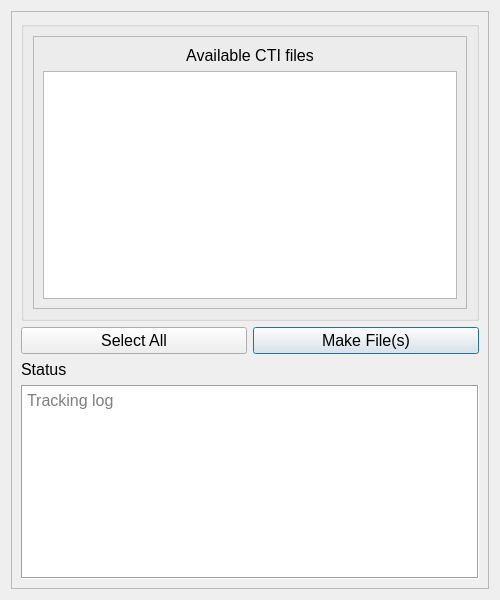
<?xml version="1.0" encoding="UTF-8"?>
<ui version="4.0">
 <class>cti_making_dialog</class>
 <widget class="QDialog" name="cti_making_dialog">
  <property name="geometry">
   <rect>
    <x>0</x>
    <y>0</y>
    <width>500</width>
    <height>600</height>
   </rect>
  </property>
  <property name="minimumSize">
   <size>
    <width>500</width>
    <height>600</height>
   </size>
  </property>
  <property name="font">
   <font>
    <pointsize>12</pointsize>
   </font>
  </property>
  <property name="windowTitle">
   <string notr="true">SPColumn File Generator</string>
  </property>
  <property name="modal">
   <bool>false</bool>
  </property>
  <layout class="QGridLayout" name="gridLayout">
   <item row="0" column="0">
    <widget class="QFrame" name="frame">
     <property name="frameShape">
      <enum>QFrame::Shape::StyledPanel</enum>
     </property>
     <property name="frameShadow">
      <enum>QFrame::Shadow::Raised</enum>
     </property>
     <layout class="QGridLayout" name="gridLayout_2">
      <item row="2" column="0" colspan="2">
       <widget class="QLabel" name="lb_status">
        <property name="autoFillBackground">
         <bool>false</bool>
        </property>
        <property name="frameShadow">
         <enum>QFrame::Shadow::Raised</enum>
        </property>
        <property name="text">
         <string>Status</string>
        </property>
        <property name="textFormat">
         <enum>Qt::TextFormat::PlainText</enum>
        </property>
       </widget>
      </item>
      <item row="0" column="0" colspan="2">
       <widget class="QGroupBox" name="groupBox">
        <property name="minimumSize">
         <size>
          <width>0</width>
          <height>300</height>
         </size>
        </property>
        <property name="title">
         <string/>
        </property>
        <layout class="QHBoxLayout" name="horizontalLayout">
         <item>
          <widget class="QFrame" name="frame_2">
           <property name="frameShape">
            <enum>QFrame::Shape::StyledPanel</enum>
           </property>
           <property name="frameShadow">
            <enum>QFrame::Shadow::Raised</enum>
           </property>
           <layout class="QVBoxLayout" name="verticalLayout">
            <item>
             <widget class="QLabel" name="label">
              <property name="text">
               <string>Available CTI files</string>
              </property>
              <property name="alignment">
               <set>Qt::AlignmentFlag::AlignCenter</set>
              </property>
             </widget>
            </item>
            <item>
             <widget class="QListView" name="lview_availCTI">
              <property name="editTriggers">
               <set>QAbstractItemView::EditTrigger::NoEditTriggers</set>
              </property>
              <property name="selectionMode">
               <enum>QAbstractItemView::SelectionMode::ExtendedSelection</enum>
              </property>
             </widget>
            </item>
           </layout>
          </widget>
         </item>
        </layout>
       </widget>
      </item>
      <item row="3" column="0" colspan="2">
       <widget class="QTextEdit" name="t_action">
        <property name="enabled">
         <bool>true</bool>
        </property>
        <property name="maximumSize">
         <size>
          <width>16777215</width>
          <height>200</height>
         </size>
        </property>
        <property name="inputMethodHints">
         <set>Qt::InputMethodHint::ImhMultiLine</set>
        </property>
        <property name="frameShape">
         <enum>QFrame::Shape::Box</enum>
        </property>
        <property name="frameShadow">
         <enum>QFrame::Shadow::Sunken</enum>
        </property>
        <property name="lineWidth">
         <number>1</number>
        </property>
        <property name="readOnly">
         <bool>true</bool>
        </property>
        <property name="markdown">
         <string/>
        </property>
        <property name="html">
         <string>&lt;!DOCTYPE HTML PUBLIC &quot;-//W3C//DTD HTML 4.0//EN&quot; &quot;http://www.w3.org/TR/REC-html40/strict.dtd&quot;&gt;
&lt;html&gt;&lt;head&gt;&lt;meta name=&quot;qrichtext&quot; content=&quot;1&quot; /&gt;&lt;meta charset=&quot;utf-8&quot; /&gt;&lt;style type=&quot;text/css&quot;&gt;
p, li { white-space: pre-wrap; }
hr { height: 1px; border-width: 0; }
li.unchecked::marker { content: &quot;\2610&quot;; }
li.checked::marker { content: &quot;\2612&quot;; }
&lt;/style&gt;&lt;/head&gt;&lt;body style=&quot; font-family:'Segoe UI'; font-size:12pt; font-weight:400; font-style:normal;&quot;&gt;
&lt;p style=&quot;-qt-paragraph-type:empty; margin-top:0px; margin-bottom:0px; margin-left:0px; margin-right:0px; -qt-block-indent:0; text-indent:0px;&quot;&gt;&lt;br /&gt;&lt;/p&gt;&lt;/body&gt;&lt;/html&gt;</string>
        </property>
        <property name="placeholderText">
         <string>Tracking log</string>
        </property>
       </widget>
      </item>
      <item row="1" column="1">
       <widget class="QPushButton" name="pb_makefile">
        <property name="text">
         <string>Make File(s)</string>
        </property>
       </widget>
      </item>
      <item row="1" column="0">
       <widget class="QPushButton" name="pb_selectall">
        <property name="text">
         <string>Select All</string>
        </property>
       </widget>
      </item>
     </layout>
    </widget>
   </item>
  </layout>
 </widget>
 <tabstops>
  <tabstop>lview_availCTI</tabstop>
 </tabstops>
 <resources/>
 <connections/>
</ui>
